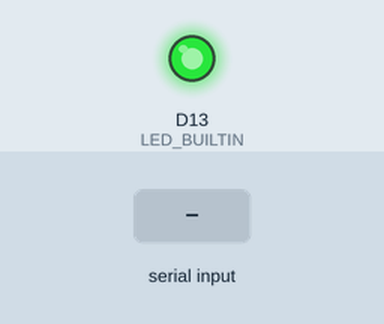
A sketch run on a simulated STM32 Nucleo. Parts: output pins drawn as LEDs (lit = HIGH). The test bench sets the inputs (shaded band). What the sketch prints to the serial monitor is not drawn.

Above: at 1.2 s.
1.3 s: "r\n" received over Serial
2.8 s: "S\n" received over Serial
4.3 s: "90,45\n" received over Serial
Timing chart, 0 to 7.3 s (numbered marks = the images above; inputs shaded):
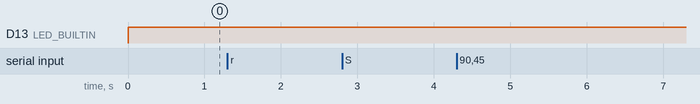

The sketch:

sketch.ino
```cpp
#include "avm_app.h"

#ifndef LED_BUILTIN
#define LED_BUILTIN PA5
#endif
#ifndef PIN_AXIS_X
#define PIN_AXIS_X PA6
#endif
#ifndef PIN_AXIS_Y
#define PIN_AXIS_Y PA7
#endif

static const float kDt = 0.002f;
static const float kTable = 0.40f;
static char line[96];
static uint8_t line_len = 0;

static int pos_to_pwm(float meters) {
  float n = meters / kTable;
  if (n < 0.0f) n = 0.0f;
  if (n > 1.0f) n = 1.0f;
  return (int)(n * 255.0f);
}

void setup() {
  Serial.begin(115200);
  pinMode(LED_BUILTIN, OUTPUT);
  pinMode(PIN_AXIS_X, OUTPUT);
  pinMode(PIN_AXIS_Y, OUTPUT);
  avm_app_init();
  Serial.println("AVM STM32 Nucleo-C031 ready");
  Serial.println("CMD T x y | P kp ki kd | R | S");
}

void loop() {
  while (Serial.available() > 0) {
    const char ch = (char)Serial.read();
    if (ch == '\n' || ch == '\r') {
      if (line_len > 0) {
        line[line_len] = 0;
        char reply[160];
        if (avm_app_handle_line(line, reply, (int)sizeof(reply))) {
          Serial.println(reply);
        }
        line_len = 0;
      }
    } else if (line_len + 1 < sizeof(line)) {
      line[line_len++] = ch;
    }
  }

  avm_app_step(kDt);
  const AvmState s = avm_app_state();
  analogWrite(PIN_AXIS_X, pos_to_pwm(s.x));
  analogWrite(PIN_AXIS_Y, pos_to_pwm(s.y));
  const float err = s.ex * s.ex + s.ey * s.ey;
  digitalWrite(LED_BUILTIN, err < 0.002f * 0.002f ? HIGH : LOW);
  delay(2);
}
```

avm_app.c
```cpp
#include "avm_app.h"

#include "avm_pid.h"

#include <math.h>
#include <stdio.h>
#include <string.h>

typedef struct {
  float pos;
  float vel;
  float target;
} Axis;

static AvmPid pid_x_;
static AvmPid pid_y_;
static Axis axis_x_;
static Axis axis_y_;
static float t_;
static const float kMass = 0.80f;
static const float kDamp = 4.50f;
static const float kForceLim = 20.0f;

static float clampf(float v, float lo, float hi) {
  if (v < lo) {
    return lo;
  }
  if (v > hi) {
    return hi;
  }
  return v;
}

static void step_axis(Axis* axis, AvmPid* pid, float dt) {
  const float force = clampf(avm_pid_update(pid, axis->target - axis->pos, dt), -kForceLim, kForceLim);
  const float acc = (force - kDamp * axis->vel) / kMass;
  axis->vel += acc * dt;
  axis->pos += axis->vel * dt;
}

void avm_app_init(void) {
  avm_pid_init(&pid_x_, 80.0f, 8.0f, 6.0f);
  avm_pid_init(&pid_y_, 80.0f, 8.0f, 6.0f);
  avm_app_reset(0.0f, 0.0f);
}

void avm_app_set_pid(float kp, float ki, float kd) {
  avm_pid_init(&pid_x_, kp, ki, kd);
  avm_pid_init(&pid_y_, kp, ki, kd);
}

void avm_app_set_target(float x, float y) {
  axis_x_.target = x;
  axis_y_.target = y;
}

void avm_app_reset(float x, float y) {
  avm_pid_reset(&pid_x_);
  avm_pid_reset(&pid_y_);
  t_ = 0.0f;
  axis_x_.pos = x;
  axis_y_.pos = y;
  axis_x_.vel = 0.0f;
  axis_y_.vel = 0.0f;
  axis_x_.target = x;
  axis_y_.target = y;
}

void avm_app_step(float dt) {
  step_axis(&axis_x_, &pid_x_, dt);
  step_axis(&axis_y_, &pid_y_, dt);
  t_ += dt;
}

AvmState avm_app_state(void) {
  AvmState s;
  s.t = t_;
  s.x = axis_x_.pos;
  s.y = axis_y_.pos;
  s.vx = axis_x_.vel;
  s.vy = axis_y_.vel;
  s.tx = axis_x_.target;
  s.ty = axis_y_.target;
  s.ex = axis_x_.target - axis_x_.pos;
  s.ey = axis_y_.target - axis_y_.pos;
  return s;
}

int avm_app_handle_line(const char* line, char* reply, int reply_cap) {
  if (!line || !reply || reply_cap < 8) {
    return 0;
  }
  reply[0] = 0;
  if (line[0] == 0 || line[0] == '#') {
    return 0;
  }
  if (line[0] == 'T' || line[0] == 't') {
    float x = 0.0f;
    float y = 0.0f;
    if (sscanf(line + 1, "%f %f", &x, &y) < 2) {
      snprintf(reply, (size_t)reply_cap, "ERR target");
      return 1;
    }
    avm_app_set_target(x, y);
    snprintf(reply, (size_t)reply_cap, "OK T %.4f %.4f", x, y);
    return 1;
  }
  if (line[0] == 'P' || line[0] == 'p') {
    float kp = 80.0f;
    float ki = 8.0f;
    float kd = 6.0f;
    if (sscanf(line + 1, "%f %f %f", &kp, &ki, &kd) < 3) {
      snprintf(reply, (size_t)reply_cap, "ERR pid");
      return 1;
    }
    avm_app_set_pid(kp, ki, kd);
    snprintf(reply, (size_t)reply_cap, "OK P %.1f %.1f %.1f", kp, ki, kd);
    return 1;
  }
  if (line[0] == 'R' || line[0] == 'r') {
    avm_app_reset(0.0f, 0.0f);
    snprintf(reply, (size_t)reply_cap, "OK RESET");
    return 1;
  }
  if (line[0] == 'S' || line[0] == 's') {
    const AvmState s = avm_app_state();
    snprintf(reply, (size_t)reply_cap, "POS t=%.3f x=%.4f y=%.4f ex=%.4f ey=%.4f", s.t, s.x, s.y, s.ex, s.ey);
    return 1;
  }
  if (line[0] == 'H' || line[0] == 'h' || line[0] == '?') {
    snprintf(reply, (size_t)reply_cap, "CMD T x y | P kp ki kd | R | S");
    return 1;
  }
  snprintf(reply, (size_t)reply_cap, "ERR unknown");
  return 1;
}
```

avm_app.h
```cpp
#pragma once

#ifdef __cplusplus
extern "C" {
#endif

typedef struct {
  float t;
  float x;
  float y;
  float vx;
  float vy;
  float tx;
  float ty;
  float ex;
  float ey;
} AvmState;

void avm_app_init(void);
void avm_app_set_pid(float kp, float ki, float kd);
void avm_app_set_target(float x, float y);
void avm_app_reset(float x, float y);
void avm_app_step(float dt);
AvmState avm_app_state(void);
int avm_app_handle_line(const char* line, char* reply, int reply_cap);

#ifdef __cplusplus
}
#endif
```

avm_pid.c
```cpp
#include "avm_pid.h"

static float clampf(float v, float lo, float hi) {
  if (v < lo) {
    return lo;
  }
  if (v > hi) {
    return hi;
  }
  return v;
}

void avm_pid_init(AvmPid* pid, float kp, float ki, float kd) {
  pid->kp = kp;
  pid->ki = ki;
  pid->kd = kd;
  pid->out_min = -12.0f;
  pid->out_max = 12.0f;
  pid->i_min = -2.0f;
  pid->i_max = 2.0f;
  avm_pid_reset(pid);
}

void avm_pid_reset(AvmPid* pid) {
  pid->integral = 0.0f;
  pid->prev_error = 0.0f;
  pid->has_prev = 0;
}

float avm_pid_update(AvmPid* pid, float error, float dt) {
  if (dt <= 0.0f) {
    return 0.0f;
  }
  pid->integral = clampf(pid->integral + error * dt, pid->i_min, pid->i_max);
  const float derivative = pid->has_prev ? (error - pid->prev_error) / dt : 0.0f;
  pid->prev_error = error;
  pid->has_prev = 1;
  const float out = pid->kp * error + pid->ki * pid->integral + pid->kd * derivative;
  return clampf(out, pid->out_min, pid->out_max);
}
```

avm_pid.h
```cpp
#pragma once

#ifdef __cplusplus
extern "C" {
#endif

typedef struct {
  float kp;
  float ki;
  float kd;
  float out_min;
  float out_max;
  float i_min;
  float i_max;
  float integral;
  float prev_error;
  int has_prev;
} AvmPid;

void avm_pid_init(AvmPid* pid, float kp, float ki, float kd);
void avm_pid_reset(AvmPid* pid);
float avm_pid_update(AvmPid* pid, float error, float dt);

#ifdef __cplusplus
}
#endif
```

idle.c
```cpp
/* Minimal STM32C031 image for Wokwi. Valid vector table + WFI idle.
 * Stops the simulator from loading sketch.ino as a binary (that can blow RAM).
 */
void reset(void);

void *const vectors[] __attribute__((section(".isr_vector"), used)) = {
    (void *)0x20003000u,
    (void *)reset,
};

void reset(void) {
  for (;;) {
    __asm volatile("wfi");
  }
}
```

Measured:
- after the input at 1.3 s, every drawn part: stays the same
- after the input at 2.8 s, every drawn part: stays the same
- after the input at 4.3 s, every drawn part: stays the same
